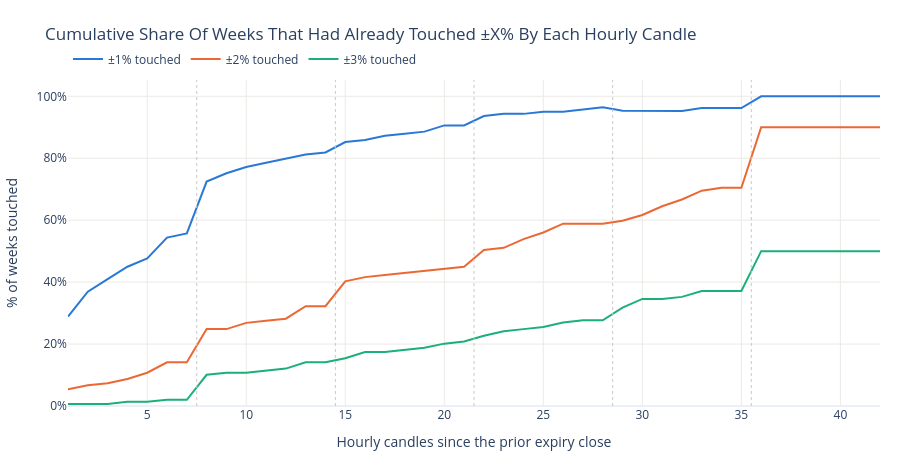

Notebook cell for this chart:
### Markdown cell above
## When In The Week Does The Damage Happen?

Each weekly path is walked hour by hour, tracking the share of weeks that had already traded ±1%, ±2% or ±3% away from the anchor by that point. A curve that is already flat by the middle of the week means the risk was front-loaded; one that keeps climbing into expiry means the last sessions are where shorts get tested.

Dotted verticals mark day boundaries (7 hourly candles per full session).

### Code cell
CANDLES_PER_DAY = 7
max_candles = max(len(p) for p in paths)

# Running |move| from the anchor: how far the week had travelled by candle k, either side.
excursion = np.full((len(paths), max_candles), np.nan)
for i, path in enumerate(paths):
    running = np.maximum.accumulate(np.maximum(path[:, 0], -path[:, 1]))
    excursion[i, : len(running)] = running

alive = (~np.isnan(excursion)).sum(axis=0)
x = np.arange(1, max_candles + 1)

fig = go.Figure()
for threshold, color in zip(TOUCH_THRESHOLDS, SERIES_HEX):
    touched = np.nansum(excursion >= threshold, axis=0) / np.maximum(alive, 1) * 100
    fig.add_trace(
        go.Scatter(
            x=x, y=touched, mode="lines", name=f"±{threshold:.0f}% touched",
            line=dict(color=color, width=2),
            hovertemplate="candle %{x} — %{y:.1f}% of weeks<extra></extra>",
        )
    )

for boundary in range(CANDLES_PER_DAY, max_candles, CANDLES_PER_DAY):
    fig.add_vline(x=boundary + 0.5, line_dash="dot", line_color="#c9c8c4", line_width=1)

fig.update_layout(
    title="Cumulative Share Of Weeks That Had Already Touched ±X% By Each Hourly Candle",
    template="plotly_white",
    height=460,
    hovermode="x unified",
    legend=dict(orientation="h", yanchor="bottom", y=1.02, xanchor="left", x=0),
    margin=dict(t=80, b=50, l=60, r=20),
)
fig.update_xaxes(title_text="Hourly candles since the prior expiry close", gridcolor="#eceae6")
fig.update_yaxes(title_text="% of weeks touched", ticksuffix="%", gridcolor="#eceae6", rangemode="tozero")
fig.show()

timing = pd.DataFrame(
    {
        "Day of the expiry week": [f"Day {d}" for d in range(1, int(np.ceil(max_candles / CANDLES_PER_DAY)) + 1)],
        "Weekly high printed here": (
            ((moves["candles_to_max_up"] - 1) // CANDLES_PER_DAY + 1)
            .value_counts(normalize=True).sort_index().mul(100).round(1)
            .reindex(range(1, int(np.ceil(max_candles / CANDLES_PER_DAY)) + 1), fill_value=0.0).to_numpy()
        ),
        "Weekly low printed here": (
            ((moves["candles_to_max_down"] - 1) // CANDLES_PER_DAY + 1)
            .value_counts(normalize=True).sort_index().mul(100).round(1)
            .reindex(range(1, int(np.ceil(max_candles / CANDLES_PER_DAY)) + 1), fill_value=0.0).to_numpy()
        ),
    }
)
display(timing.style.format({"Weekly high printed here": "{:.1f}%", "Weekly low printed here": "{:.1f}%"}))

### Figure 1 — Plotly figure (JSON) as saved in the notebook; plotly's stock layout.template omitted (floating-point values rounded to 4 significant figures)
{"data": [{"hovertemplate": "candle %{x} — %{y:.1f}% of weeks<extra></extra>", "line": {"color": "#2a78d6", "width": 2}, "mode": "lines", "name": "±1% touched", "type": "scatter", "x": [1, 2, 3, 4, 5, 6, 7, 8, 9, 10, 11, 12, 13, 14, 15, 16, 17, 18, 19, 20, 21, 22, 23, 24, 25, 26, 27, 28, 29, 30, 31, 32, 33, 34, 35, 36, 37, 38, 39, 40, 41, 42], "y": [28.86, 36.91, 40.94, 44.97, 47.65, 54.36, 55.7, 72.48, 75.17, 77.18, 78.52, 79.87, 81.21, 81.88, 85.23, 85.91, 87.25, 87.92, 88.59, 90.6, 90.6, 93.62, 94.33, 94.33, 95.04, 95.04, 95.74, 96.45, 95.33, 95.33, 95.33, 95.24, 96.19, 96.19, 96.19, 100.0, 100.0, 100.0, 100.0, 100.0, 100.0, 100.0]}, {"hovertemplate": "candle %{x} — %{y:.1f}% of weeks<extra></extra>", "line": {"color": "#eb6834", "width": 2}, "mode": "lines", "name": "±2% touched", "type": "scatter", "x": [1, 2, 3, 4, 5, 6, 7, 8, 9, 10, 11, 12, 13, 14, 15, 16, 17, 18, 19, 20, 21, 22, 23, 24, 25, 26, 27, 28, 29, 30, 31, 32, 33, 34, 35, 36, 37, 38, 39, 40, 41, 42], "y": [5.369, 6.711, 7.383, 8.725, 10.74, 14.09, 14.09, 24.83, 24.83, 26.85, 27.52, 28.19, 32.21, 32.21, 40.27, 41.61, 42.28, 42.95, 43.62, 44.3, 44.97, 50.35, 51.06, 53.9, 56.03, 58.87, 58.87, 58.87, 59.81, 61.68, 64.49, 66.67, 69.52, 70.48, 70.48, 90.0, 90.0, 90.0, 90.0, 90.0, 90.0, 90.0]}, {"hovertemplate": "candle %{x} — %{y:.1f}% of weeks<extra></extra>", "line": {"color": "#1baf7a", "width": 2}, "mode": "lines", "name": "±3% touched", "type": "scatter", "x": [1, 2, 3, 4, 5, 6, 7, 8, 9, 10, 11, 12, 13, 14, 15, 16, 17, 18, 19, 20, 21, 22, 23, 24, 25, 26, 27, 28, 29, 30, 31, 32, 33, 34, 35, 36, 37, 38, 39, 40, 41, 42], "y": [0.6711, 0.6711, 0.6711, 1.342, 1.342, 2.013, 2.013, 10.07, 10.74, 10.74, 11.41, 12.08, 14.09, 14.09, 15.44, 17.45, 17.45, 18.12, 18.79, 20.13, 20.81, 22.7, 24.11, 24.82, 25.53, 26.95, 27.66, 27.66, 31.78, 34.58, 34.58, 35.24, 37.14, 37.14, 37.14, 50.0, 50.0, 50.0, 50.0, 50.0, 50.0, 50.0]}], "layout": {"height": 460, "hovermode": "x unified", "legend": {"orientation": "h", "x": 0, "xanchor": "left", "y": 1.02, "yanchor": "bottom"}, "margin": {"b": 50, "l": 60, "r": 20, "t": 80}, "shapes": [{"line": {"color": "#c9c8c4", "dash": "dot", "width": 1}, "type": "line", "x0": 7.5, "x1": 7.5, "xref": "x", "y0": 0, "y1": 1, "yref": "y domain"}, {"line": {"color": "#c9c8c4", "dash": "dot", "width": 1}, "type": "line", "x0": 14.5, "x1": 14.5, "xref": "x", "y0": 0, "y1": 1, "yref": "y domain"}, {"line": {"color": "#c9c8c4", "dash": "dot", "width": 1}, "type": "line", "x0": 21.5, "x1": 21.5, "xref": "x", "y0": 0, "y1": 1, "yref": "y domain"}, {"line": {"color": "#c9c8c4", "dash": "dot", "width": 1}, "type": "line", "x0": 28.5, "x1": 28.5, "xref": "x", "y0": 0, "y1": 1, "yref": "y domain"}, {"line": {"color": "#c9c8c4", "dash": "dot", "width": 1}, "type": "line", "x0": 35.5, "x1": 35.5, "xref": "x", "y0": 0, "y1": 1, "yref": "y domain"}], "title": {"text": "Cumulative Share Of Weeks That Had Already Touched ±X% By Each Hourly Candle"}, "xaxis": {"gridcolor": "#eceae6", "title": {"text": "Hourly candles since the prior expiry close"}}, "yaxis": {"gridcolor": "#eceae6", "rangemode": "tozero", "ticksuffix": "%", "title": {"text": "% of weeks touched"}}}}
